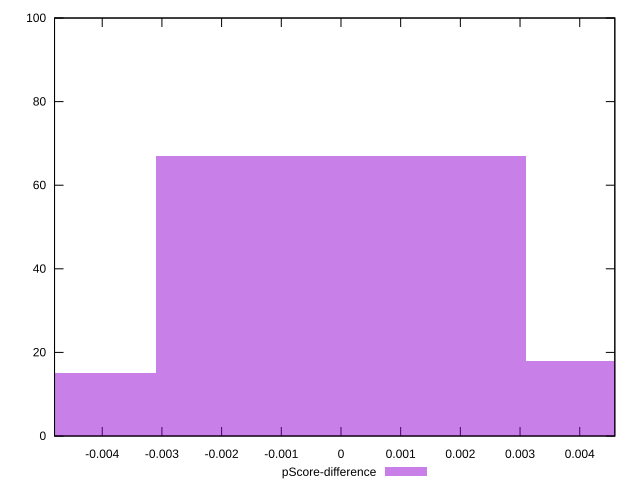

The script that saved this image:
reset

$pScoreDifference <<EOF
0 67
0.006188547522893926 18
-0.006188547522893926 15
EOF

set key outside below
set boxwidth 0.006188547522893926
set xrange [-0.00479908020535047:0.004587968825190525]
set yrange [0:100]
set trange [0:100]
set style fill transparent solid 0.5 noborder
set terminal svg size 640, 490 enhanced background rgb 'white'
set output "reports/report_00027_2021-02-24T12-40-31.850Z/first-meaningful-paint/samples/agenda/pScore-difference/histogram.svg"

plot $pScoreDifference title "pScore-difference" with boxes

reset
